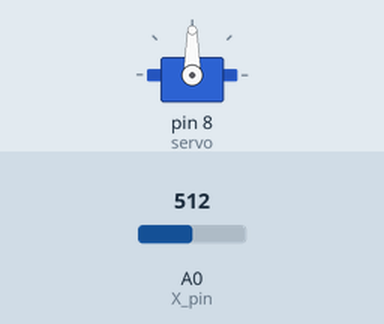
The sketch below on a simulated Arduino Uno, built with avr-gcc and run on an emulated ATmega328P. Parts: servo. The test bench sets the inputs (shaded band); at power-on: A0 (X_pin) = 512.

Above: at 1.2 s.
1.3 s: A0 (X_pin) set to 622
At 2.2 s:
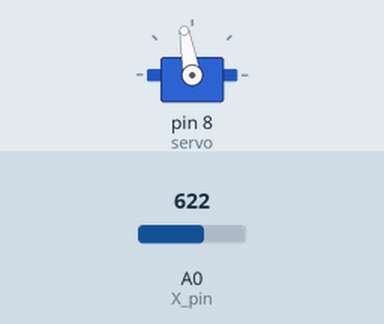
2.8 s: A0 (X_pin) set to 904
4.3 s: A0 (X_pin) set to 929
At 5.5 s:
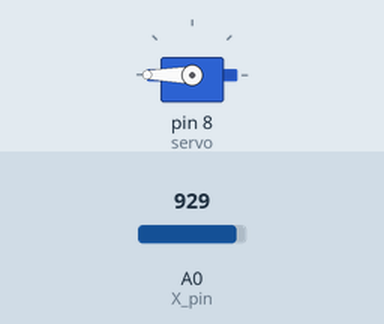
5.8 s: A0 (X_pin) set to 90
At 6.8 s:
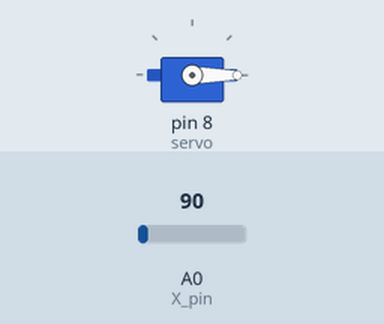
7.3 s: A0 (X_pin) set to 96
8.8 s: A0 (X_pin) set to 107
At 9.1 s:
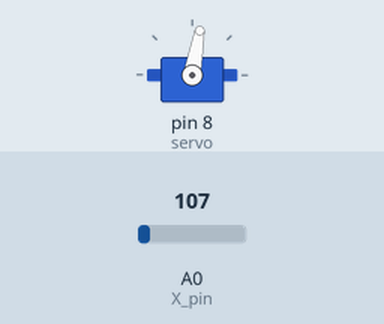
Timing chart, 0 to 11.3 s (numbered marks = the images above; inputs shaded):
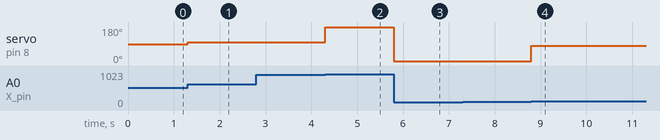

Measured:
- the behaviour switches between 913 and 914 on A0 (X_pin) (found by bisection; images 1 and 2)
- the behaviour switches between 100 and 101 on A0 (X_pin) (found by bisection; images 3 and 4)
- after the input at 1.3 s, servo on pin 8 (servo): 90° → 100° at once
- after the input at 2.8 s, every drawn part: stays the same
- after the input at 4.3 s, servo on pin 8 (servo): 100° → 180° at once
- after the input at 5.8 s, servo on pin 8 (servo): 180° → 0° at once
- after the input at 7.3 s, every drawn part: stays the same
- after the input at 8.8 s, servo on pin 8 (servo): 0° → 80° at once

The sketch:

_4.1_Actuador_lineal_teleoperado.ino
```cpp
#include <Servo.h>
#define X_pin A0 // pin analógico para leer eje X
const int PARADO = 90;
const int ALANTE = 180;
const int ATRAS = 0;
const int ALANTE_DESPACIO = 100;
const int ATRAS_DESPACIO = 80;

Servo servo;

void setup() {
  // put your setup code here, to run once:
  servo.attach(8);
}

void loop() {
  // put your main code here, to run repeatedly:
  int valorX = analogRead(X_pin);

  if (valorX < 100) {
    servo.write(ATRAS);
  } else if (valorX > 100 && valorX < 412) {
    servo.write(ATRAS_DESPACIO);
  } else if (valorX > 412 && valorX < 612) {
    servo.write(PARADO);
  } else if (valorX > 612 && valorX < 913) {
    servo.write(ALANTE_DESPACIO);
  } else if (valorX > 913) {
    servo.write(ALANTE);
  }
}
```
